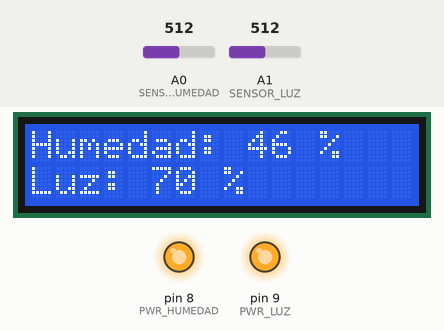
Simulated run of this sketch. Board: Arduino Uno, built with avr-gcc and run on an emulated ATmega328P. Parts: 16×2 character LCD, output pins drawn as LEDs (lit = HIGH). Inputs (shaded band) come from the test bench; at power-on: A0 (SENSOR_HUMEDAD) = 512, A1 (SENSOR_LUZ) = 512.

Above: at 1.2 s.
1.3 s: A0 (SENSOR_HUMEDAD) set to 716
At 2.8 s:
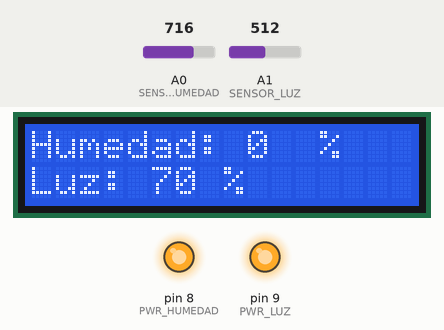
3.1 s: A1 (SENSOR_LUZ) set to 716
At 4.7 s:
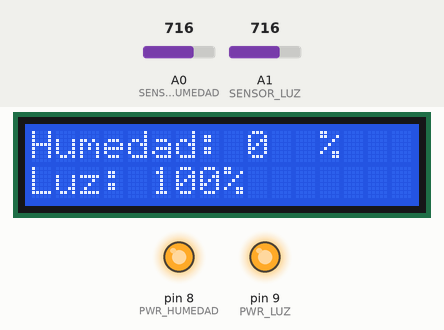
5.1 s: A0 (SENSOR_HUMEDAD) set to 511
At 6.4 s:
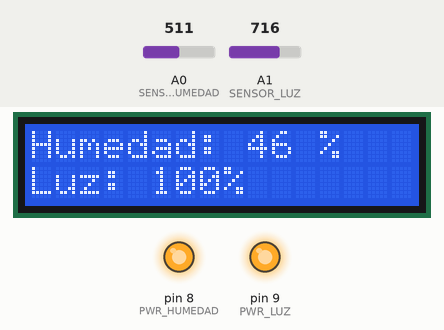
7.0 s: A1 (SENSOR_LUZ) set to 306
At 8.1 s:
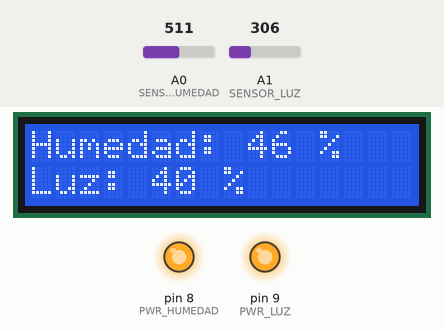
8.9 s: A1 (SENSOR_LUZ) set to 122
At 9.8 s:
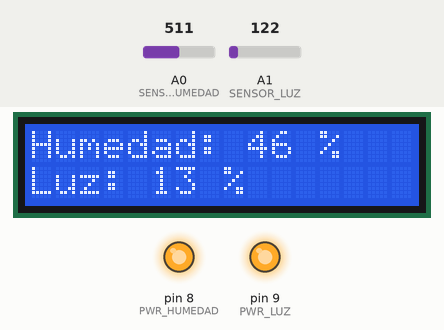
10.8 s: A0 (SENSOR_HUMEDAD) set to 306
At 12.7 s:
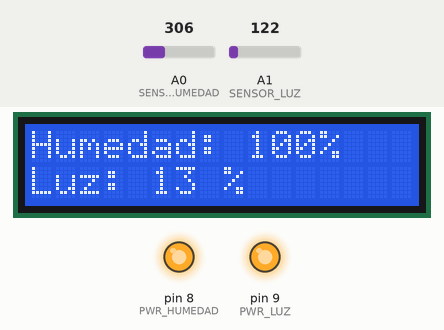
Timing chart, 0 to 13.7 s (numbered marks = the images above; inputs shaded):
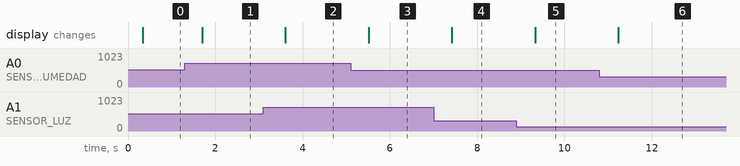

The sketch:

AgroArduino.ino
```cpp
/*  Sensor de Humedad de Suelo y Luz Solar
 *
 *  Toma medidas de sensores de humedad del suelo y de una celda fotorresistiva
 *  y las despliega en una pantalla LCD.
 *
 *  El sensor de humedad se encuentra en el pin A0 y el de la luz en el A1. Los
 *  sensores son alimentados con los pines digitales D8 y D9, mientras que la
 *  pantalla LCD es alimentado del pin 5V del Arduino
*/
#include <LiquidCrystal_I2C.h>

// Definiciones de los pines
#define SENSOR_HUMEDAD A0
#define SENSOR_LUZ A1
#define PWR_HUMEDAD 8
#define PWR_LUZ 9

// Valores limites de las mediciones del sensor de humedad
// VALOR_AIRE: valor medido con el sensor en el aire
// VALOR_AGUA: valor medido con el sensor en el agua
#define VALOR_AIRE 608
#define VALOR_AGUA 400

// Valores limites de las mediciones del sensor de luz solar
// VALOR_LUZ_PLENA: valor medido con el sensor a luz plena
// VALOR_OSCURO: valor medido con el sensor en la oscuridad
#define VALOR_LUZ_PLENA 713
#define VALOR_OSCURO 26

// Periodo de refresco de la pantalla (ms)
#define SCREEN_REFRESH 15

unsigned long timeNow = 0;

// SensorHumedad define tanto el valor de una medición de humedad entre 0 y 1023
// como el porcentaje real que representa
struct SensorHumedad
{
  int valor = 0;
  int porcentaje = 0;
} humedad;

// SensorLuz define tanto el valor de una medición de luz entre 0 y 1023
// como el porcentaje real que representa
struct SensorLuz
{
  int valor = 0;
  int porcentaje = 0;
} luz;

// Dirección LCD en 0x27 para una pantalla de 16 caracteres y 2 líneas
LiquidCrystal_I2C lcd(0x27, 16, 2);

// LCDRefresh se encarga de refrescar la pantalla con los valores medidos en
// cada periodo
void LCDRefresh()
{
  if (millis() > timeNow + SCREEN_REFRESH)
  {
    timeNow = millis();

    char msg[21];

    lcd.setCursor(0, 0);
    sprintf(msg, "Humedad: %-3d%%", humedad.porcentaje);
    lcd.print(msg);

    lcd.setCursor(0, 1);
    sprintf(msg, "Luz: %-3d%%", luz.porcentaje);
    lcd.print(msg);
  }
}

// LoadSensorData se encarga de leer de los puertos de medición analógicos y
// convertir el valor
void LoadSensorData()
{
  // Se lee del sensor de humedad
  humedad.valor = analogRead(SENSOR_HUMEDAD);

  // Se lee del sensor de luz solar
  luz.valor = analogRead(SENSOR_LUZ);

  // Se mapean sus representaciones a porcentajes
  humedad.porcentaje = map(humedad.valor, VALOR_AIRE, VALOR_AGUA, 0, 100);
  luz.porcentaje = map(luz.valor, VALOR_OSCURO, VALOR_LUZ_PLENA, 0, 100);

  // Se definen límites de los porcentajes
  if (humedad.porcentaje >= 100)
  {
    humedad.porcentaje = 100;
  }
  else if (humedad.porcentaje <= 0)
  {
    humedad.porcentaje = 0;
  }
  if (luz.porcentaje >= 100)
  {
    luz.porcentaje = 100;
  }
  else if (luz.porcentaje <= 0)
  {
    luz.porcentaje = 0;
  }

  // Esperamos un tiempo
  delay(250);
}

// Se cargan los modos de pines y se inicializa la pantalla LCD
void setup()
{
  // Los pines PWR se encargan de alimentar a los sensores,
  // esto para librerar los pines 5V y de 3.3V del Arduino
  pinMode(PWR_HUMEDAD, OUTPUT);
  pinMode(PWR_LUZ, OUTPUT);
  digitalWrite(PWR_HUMEDAD, HIGH);
  digitalWrite(PWR_LUZ, HIGH);

  // Inicializa el LCD
  lcd.init();
  lcd.backlight();
  lcd.setCursor(0, 0);
}

// Ciclo principal
void loop()
{
  LoadSensorData();
  LCDRefresh();
}
```

Measured:
- after the input at 1.3 s, the display: changes after 0.40 s (image 1)
- after the input at 3.1 s, the display: changes after 0.51 s (image 2)
- after the input at 5.1 s, the display: changes after 0.41 s (image 3)
- after the input at 7.0 s, the display: changes after 0.42 s (image 4)
- after the input at 8.9 s, the display: changes after 0.43 s (image 5)
- after the input at 10.8 s, the display: changes after 0.43 s (image 6)
